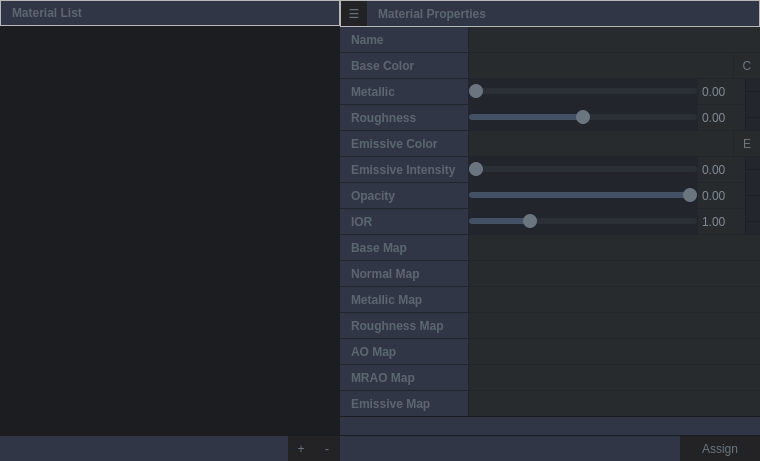
<?xml version="1.0" encoding="UTF-8"?>
<ui version="4.0">
 <class>MaterialEditorDialog</class>
 <widget class="QWidget" name="MaterialEditorDialog">
  <property name="geometry">
   <rect>
    <x>0</x>
    <y>0</y>
    <width>760</width>
    <height>461</height>
   </rect>
  </property>
  <property name="minimumSize">
   <size>
    <width>760</width>
    <height>300</height>
   </size>
  </property>
  <property name="windowTitle">
   <string>Material Editor</string>
  </property>
  <property name="styleSheet">
   <string notr="true">QWidget#MaterialEditorDialog {
    background-color: #1b1d20;
}

/* Buttons */
QPushButton {
    background-color: rgb(35,35,37);
    border: none;
    color: rgb(107,117,128);
    padding: 1px 0px;
    text-align: center;
    font-size: 9pt;
    line-height: 23px;
    margin: 0;
}
QPushButton:pressed { background-color: rgb(68,93,132); }
QPushButton:hover  { background-color: rgb(35,35,36); }

/* Combos */
QComboBox {
    background-color: #282b2e;
    border: none;
    border-radius: 0px;
    padding-left: 6px;
    color: rgb(200, 205, 210);
    margin: 0px;
}
QComboBox::down-arrow {
    image: url(:/images/arrow_down.png);
    width: 8px;
    height: 8px;
}
QComboBox::drop-down { border: none; }
QComboBox::popup {
    border: none;
    background-color: #282b2e;
    padding: 0px;
    overflow: hidden;
}
QComboBox QAbstractItemView {
    background-color: #282b2e;
    color: white;
    border: none;
}

/* Line edits */
QLineEdit {
    background-color: #282b2e;
    border: none;
    padding-left: 6px;
    color: rgb(200, 205, 210);
    margin: 0px;
}

/* Sliders */
QSlider::groove:horizontal {
    height: 6px;
    background: #2b2f36;
    border-radius: 3px;
    margin: 0 8px;
}
QSlider::handle:horizontal {
    width: 14px;
    height: 14px;
    border-radius: 7px;
    background: #6b7580;
    margin: -4px -8px;
}
QSlider::handle:horizontal:hover { background: #7e8a96; }
QSlider::sub-page:horizontal { background: #445066; border-radius: 3px; }
QSlider::add-page:horizontal { background: #2b2f36; border-radius: 3px; }

/* Spin boxes */
QDoubleSpinBox {
    background-color: #282b2e;
    border: none;
    color: rgb(127, 137, 148);
    padding-left: 2px;
    padding-right: 16px;
    min-height: 25px;
    max-height: 25px;
}

QDoubleSpinBox::up-button, QDoubleSpinBox::down-button {
    subcontrol-origin: border;
    subcontrol-position: right;
    width: 14px;
    border-left: 1px solid #1c1f24;
    background: #23262c;
    padding: 0px;
    margin: 0px;
}

QDoubleSpinBox::up-button {
    subcontrol-position: top right;
    height: 12px;
    border-bottom: 1px solid #1c1f24;
}

QDoubleSpinBox::down-button {
    subcontrol-position: bottom right;
    height: 12px;
}

QDoubleSpinBox::up-arrow {
    image: url(:/images/up.png);
    width: 6px;
    height: 6px;
}

QDoubleSpinBox::down-arrow {
    image: url(:/images/down.png);
    width: 6px;
    height: 6px;
}

QDoubleSpinBox::up-button:hover, QDoubleSpinBox::down-button:hover {
    background: #2b2f36;
}

QDoubleSpinBox::up-button:pressed, QDoubleSpinBox::down-button:pressed {
    background: rgb(68, 93, 132);
}

/* Splitter */
QSplitter {
    background: transparent;
    border: 0px;
    margin: 0px;
    padding: 0px;
}
QSplitter::handle { background: transparent; border: 0px; margin: 0px; padding: 0px; }
QSplitter::handle:horizontal { width: 0px; }
QSplitter::handle:vertical   { height: 0px; }

/* List */
QListWidget {
    border: 0px;
    outline: none;
    background: transparent;
}
QListWidget::item {
    border-radius: 0px;
    margin-left: 1px;
    margin-right: 1px;
    padding: 0px 8px;
}
QListWidget::item:selected {
    background: rgba(60, 120, 215, 180);
    color: white;
}
QListWidget::item:selected:!active {
    background: rgba(60, 120, 215, 160);
    color: white;
}
QListWidget::item:hover {
    background: rgba(60, 120, 215, 90);
}

/* Header/label cells */
QFrame#leftHeaderFrame QLabel,
QFrame#rightHeaderFrame QLabel,
QFrame#leftFooterFrame QLabel,
QFrame#rightFooterFrame QLabel {
    background-color: #303645;
    color: rgb(92,102,113);
    font-weight: 550;
    padding: 5px 8px;
    border-radius: 0px;
}

/* Property grid background */
QFrame#propsFrame {
    background-color: #22262c;
}

/* Property rows */
QFrame#propsFrame QLabel {
    background-color: #303645;
    color: rgb(92,102,113);
    font-weight: 550;
    padding-left: 8px;
    padding-right: 8px;
    padding-top: 0px;
    padding-bottom: 0px;
    min-height: 25px;
    max-height: 25px;
    margin: 0px;
    border: 0px;
    border-radius: 0px;
}

QFrame#propsFrame QLineEdit,
QFrame#propsFrame QComboBox,
QFrame#propsFrame QDoubleSpinBox,
QFrame#propsFrame QSpinBox,
QFrame#propsFrame QPushButton {
    min-height: 25px;
    max-height: 25px;
    margin: 0px;
    border-radius: 0px;
}

QFrame#propsFrame QSlider {
    min-height: 25px;
    max-height: 25px;
    margin: 0px;
}

/* ---- Swatch rows: single-control container pattern (deterministic) ---- */
#baseColorControlFrame, #emissiveControlFrame {
    background-color: #282b2e; /* value-cell background */
    border: none;
    margin: 0px;
    padding: 0px;
}

/* Buttons become transparent; container owns the background */
#baseColorPreviewButton, #emissivePreviewButton,
#baseColorPickButton,    #emissivePickButton {
    background: transparent;
    border: none;
    margin: 0px;
    padding: 0px;
}

/* Pick buttons fixed 26x25 */
#baseColorPickButton, #emissivePickButton {
    min-width: 26px;
    max-width: 26px;
    min-height: 25px;
    max-height: 25px;
}

/* The intentional 1px divider inside the “single control” */
#baseColorSep, #emissiveSep {
    background-color: #22262c; /* propsFrame background (grid gap color) */
}

QFrame#propsFillFrame {
    background-color: #303645;  /* same as label cells */
    margin-top: 1px;
    margin-bottom: 1px;
}

</string>
  </property>
  <layout class="QVBoxLayout" name="verticalLayoutRoot">
   <property name="spacing">
    <number>0</number>
   </property>
   <property name="leftMargin">
    <number>0</number>
   </property>
   <property name="topMargin">
    <number>0</number>
   </property>
   <property name="rightMargin">
    <number>0</number>
   </property>
   <property name="bottomMargin">
    <number>0</number>
   </property>
   <item>
    <widget class="QSplitter" name="splitterMain">
     <property name="lineWidth">
      <number>0</number>
     </property>
     <property name="orientation">
      <enum>Qt::Orientation::Horizontal</enum>
     </property>
     <widget class="QWidget" name="leftPanel">
      <property name="minimumSize">
       <size>
        <width>220</width>
        <height>0</height>
       </size>
      </property>
      <layout class="QVBoxLayout" name="leftLayout">
       <property name="spacing">
        <number>1</number>
       </property>
       <property name="leftMargin">
        <number>0</number>
       </property>
       <property name="topMargin">
        <number>0</number>
       </property>
       <property name="rightMargin">
        <number>0</number>
       </property>
       <property name="bottomMargin">
        <number>0</number>
       </property>
       <item>
        <widget class="QFrame" name="leftHeaderFrame">
         <property name="sizePolicy">
          <sizepolicy hsizetype="Expanding" vsizetype="Preferred">
           <horstretch>0</horstretch>
           <verstretch>0</verstretch>
          </sizepolicy>
         </property>
         <property name="frameShape">
          <enum>QFrame::Shape::StyledPanel</enum>
         </property>
         <property name="lineWidth">
          <number>0</number>
         </property>
         <layout class="QHBoxLayout" name="leftHeaderLayout">
          <property name="spacing">
           <number>0</number>
          </property>
          <property name="leftMargin">
           <number>0</number>
          </property>
          <property name="topMargin">
           <number>0</number>
          </property>
          <property name="rightMargin">
           <number>0</number>
          </property>
          <property name="bottomMargin">
           <number>0</number>
          </property>
          <item>
           <widget class="QLabel" name="materialsTitleLabel">
            <property name="sizePolicy">
             <sizepolicy hsizetype="Expanding" vsizetype="Preferred">
              <horstretch>0</horstretch>
              <verstretch>0</verstretch>
             </sizepolicy>
            </property>
            <property name="text">
             <string>Material List</string>
            </property>
           </widget>
          </item>
         </layout>
        </widget>
       </item>
       <item>
        <widget class="QListWidget" name="materialList">
         <property name="frameShape">
          <enum>QFrame::Shape::Box</enum>
         </property>
         <property name="selectionMode">
          <enum>QAbstractItemView::SelectionMode::SingleSelection</enum>
         </property>
         <property name="uniformItemSizes">
          <bool>true</bool>
         </property>
        </widget>
       </item>
       <item>
        <widget class="QFrame" name="leftFooterFrame">
         <property name="frameShape">
          <enum>QFrame::Shape::NoFrame</enum>
         </property>
         <layout class="QHBoxLayout" name="leftFooterLayout">
          <property name="spacing">
           <number>0</number>
          </property>
          <property name="leftMargin">
           <number>0</number>
          </property>
          <property name="topMargin">
           <number>0</number>
          </property>
          <property name="rightMargin">
           <number>0</number>
          </property>
          <property name="bottomMargin">
           <number>0</number>
          </property>
          <item>
           <widget class="QLabel" name="label">
            <property name="sizePolicy">
             <sizepolicy hsizetype="Expanding" vsizetype="Preferred">
              <horstretch>0</horstretch>
              <verstretch>0</verstretch>
             </sizepolicy>
            </property>
            <property name="minimumSize">
             <size>
              <width>0</width>
              <height>25</height>
             </size>
            </property>
            <property name="text">
             <string/>
            </property>
           </widget>
          </item>
          <item>
           <widget class="QPushButton" name="bottomAddButton">
            <property name="minimumSize">
             <size>
              <width>26</width>
              <height>25</height>
             </size>
            </property>
            <property name="maximumSize">
             <size>
              <width>25</width>
              <height>16777215</height>
             </size>
            </property>
            <property name="text">
             <string>+</string>
            </property>
           </widget>
          </item>
          <item>
           <widget class="QPushButton" name="bottomRemoveButton">
            <property name="minimumSize">
             <size>
              <width>26</width>
              <height>25</height>
             </size>
            </property>
            <property name="maximumSize">
             <size>
              <width>25</width>
              <height>16777215</height>
             </size>
            </property>
            <property name="text">
             <string>-</string>
            </property>
           </widget>
          </item>
         </layout>
        </widget>
       </item>
      </layout>
     </widget>
     <widget class="QWidget" name="rightPanel">
      <property name="sizePolicy">
       <sizepolicy hsizetype="Fixed" vsizetype="Preferred">
        <horstretch>0</horstretch>
        <verstretch>0</verstretch>
       </sizepolicy>
      </property>
      <property name="minimumSize">
       <size>
        <width>420</width>
        <height>0</height>
       </size>
      </property>
      <property name="maximumSize">
       <size>
        <width>420</width>
        <height>16777215</height>
       </size>
      </property>
      <layout class="QVBoxLayout" name="rightLayout">
       <property name="spacing">
        <number>0</number>
       </property>
       <property name="leftMargin">
        <number>0</number>
       </property>
       <property name="topMargin">
        <number>0</number>
       </property>
       <property name="rightMargin">
        <number>0</number>
       </property>
       <property name="bottomMargin">
        <number>0</number>
       </property>
       <item>
        <widget class="QFrame" name="rightHeaderFrame">
         <property name="frameShape">
          <enum>QFrame::Shape::StyledPanel</enum>
         </property>
         <layout class="QHBoxLayout" name="rightHeaderLayout">
          <property name="spacing">
           <number>0</number>
          </property>
          <property name="leftMargin">
           <number>0</number>
          </property>
          <property name="topMargin">
           <number>0</number>
          </property>
          <property name="rightMargin">
           <number>0</number>
          </property>
          <property name="bottomMargin">
           <number>0</number>
          </property>
          <item>
           <widget class="QPushButton" name="toggleLeftButton">
            <property name="minimumSize">
             <size>
              <width>26</width>
              <height>25</height>
             </size>
            </property>
            <property name="maximumSize">
             <size>
              <width>26</width>
              <height>25</height>
             </size>
            </property>
            <property name="toolTip">
             <string>Show/Hide material list</string>
            </property>
            <property name="text">
             <string>☰</string>
            </property>
            <property name="checkable">
             <bool>true</bool>
            </property>
           </widget>
          </item>
          <item>
           <widget class="QLabel" name="materialTitleLabel">
            <property name="sizePolicy">
             <sizepolicy hsizetype="Expanding" vsizetype="Preferred">
              <horstretch>0</horstretch>
              <verstretch>0</verstretch>
             </sizepolicy>
            </property>
            <property name="text">
             <string>Material Properties</string>
            </property>
           </widget>
          </item>
         </layout>
        </widget>
       </item>
       <item>
        <widget class="QFrame" name="propsFrame">
         <property name="frameShape">
          <enum>QFrame::Shape::NoFrame</enum>
         </property>
         <layout class="QGridLayout" name="propsGrid">
          <property name="leftMargin">
           <number>0</number>
          </property>
          <property name="topMargin">
           <number>0</number>
          </property>
          <property name="rightMargin">
           <number>0</number>
          </property>
          <property name="bottomMargin">
           <number>0</number>
          </property>
          <property name="spacing">
           <number>1</number>
          </property>
          <item row="0" column="0">
           <widget class="QLabel" name="nameLabel">
            <property name="text">
             <string>Name</string>
            </property>
           </widget>
          </item>
          <item row="0" column="1" colspan="2">
           <widget class="QLineEdit" name="nameEdit"/>
          </item>
          <item row="1" column="0">
           <widget class="QLabel" name="baseColorLabel">
            <property name="text">
             <string>Base Color</string>
            </property>
           </widget>
          </item>
          <item row="1" column="1" colspan="2">
           <widget class="QFrame" name="baseColorControlFrame">
            <property name="frameShape">
             <enum>QFrame::Shape::NoFrame</enum>
            </property>
            <layout class="QHBoxLayout" name="baseColorControlLayout">
             <property name="spacing">
              <number>0</number>
             </property>
             <property name="leftMargin">
              <number>0</number>
             </property>
             <property name="topMargin">
              <number>0</number>
             </property>
             <property name="rightMargin">
              <number>0</number>
             </property>
             <property name="bottomMargin">
              <number>0</number>
             </property>
             <item>
              <widget class="QPushButton" name="baseColorPreviewButton">
               <property name="sizePolicy">
                <sizepolicy hsizetype="Expanding" vsizetype="Fixed">
                 <horstretch>0</horstretch>
                 <verstretch>0</verstretch>
                </sizepolicy>
               </property>
               <property name="minimumSize">
                <size>
                 <width>0</width>
                 <height>25</height>
                </size>
               </property>
               <property name="maximumSize">
                <size>
                 <width>16777215</width>
                 <height>25</height>
                </size>
               </property>
               <property name="text">
                <string/>
               </property>
              </widget>
             </item>
             <item>
              <widget class="QFrame" name="baseColorSep">
               <property name="minimumSize">
                <size>
                 <width>1</width>
                 <height>25</height>
                </size>
               </property>
               <property name="maximumSize">
                <size>
                 <width>1</width>
                 <height>25</height>
                </size>
               </property>
               <property name="frameShape">
                <enum>QFrame::Shape::NoFrame</enum>
               </property>
              </widget>
             </item>
             <item>
              <widget class="QPushButton" name="baseColorPickButton">
               <property name="minimumSize">
                <size>
                 <width>26</width>
                 <height>25</height>
                </size>
               </property>
               <property name="maximumSize">
                <size>
                 <width>26</width>
                 <height>25</height>
                </size>
               </property>
               <property name="text">
                <string>C</string>
               </property>
              </widget>
             </item>
            </layout>
           </widget>
          </item>
          <item row="2" column="0">
           <widget class="QLabel" name="metallicLabel">
            <property name="text">
             <string>Metallic</string>
            </property>
           </widget>
          </item>
          <item row="2" column="1">
           <widget class="QSlider" name="metallicSlider">
            <property name="minimum">
             <number>0</number>
            </property>
            <property name="maximum">
             <number>100</number>
            </property>
            <property name="value">
             <number>0</number>
            </property>
            <property name="orientation">
             <enum>Qt::Orientation::Horizontal</enum>
            </property>
           </widget>
          </item>
          <item row="2" column="2">
           <widget class="QDoubleSpinBox" name="metallicSpin">
            <property name="decimals">
             <number>2</number>
            </property>
            <property name="minimum">
             <double>0.000000000000000</double>
            </property>
            <property name="maximum">
             <double>1.000000000000000</double>
            </property>
            <property name="singleStep">
             <double>0.010000000000000</double>
            </property>
           </widget>
          </item>
          <item row="3" column="0">
           <widget class="QLabel" name="roughnessLabel">
            <property name="text">
             <string>Roughness</string>
            </property>
           </widget>
          </item>
          <item row="3" column="1">
           <widget class="QSlider" name="roughnessSlider">
            <property name="minimum">
             <number>0</number>
            </property>
            <property name="maximum">
             <number>100</number>
            </property>
            <property name="value">
             <number>50</number>
            </property>
            <property name="orientation">
             <enum>Qt::Orientation::Horizontal</enum>
            </property>
           </widget>
          </item>
          <item row="3" column="2">
           <widget class="QDoubleSpinBox" name="roughnessSpin">
            <property name="decimals">
             <number>2</number>
            </property>
            <property name="minimum">
             <double>0.000000000000000</double>
            </property>
            <property name="maximum">
             <double>1.000000000000000</double>
            </property>
            <property name="singleStep">
             <double>0.010000000000000</double>
            </property>
           </widget>
          </item>
          <item row="4" column="0">
           <widget class="QLabel" name="emissiveLabel">
            <property name="text">
             <string>Emissive Color</string>
            </property>
           </widget>
          </item>
          <item row="4" column="1" colspan="2">
           <widget class="QFrame" name="emissiveControlFrame">
            <property name="frameShape">
             <enum>QFrame::Shape::NoFrame</enum>
            </property>
            <layout class="QHBoxLayout" name="emissiveControlLayout">
             <property name="spacing">
              <number>0</number>
             </property>
             <property name="leftMargin">
              <number>0</number>
             </property>
             <property name="topMargin">
              <number>0</number>
             </property>
             <property name="rightMargin">
              <number>0</number>
             </property>
             <property name="bottomMargin">
              <number>0</number>
             </property>
             <item>
              <widget class="QPushButton" name="emissivePreviewButton">
               <property name="sizePolicy">
                <sizepolicy hsizetype="Expanding" vsizetype="Fixed">
                 <horstretch>0</horstretch>
                 <verstretch>0</verstretch>
                </sizepolicy>
               </property>
               <property name="minimumSize">
                <size>
                 <width>0</width>
                 <height>25</height>
                </size>
               </property>
               <property name="maximumSize">
                <size>
                 <width>16777215</width>
                 <height>25</height>
                </size>
               </property>
               <property name="text">
                <string/>
               </property>
              </widget>
             </item>
             <item>
              <widget class="QFrame" name="emissiveSep">
               <property name="minimumSize">
                <size>
                 <width>1</width>
                 <height>25</height>
                </size>
               </property>
               <property name="maximumSize">
                <size>
                 <width>1</width>
                 <height>25</height>
                </size>
               </property>
               <property name="frameShape">
                <enum>QFrame::Shape::NoFrame</enum>
               </property>
              </widget>
             </item>
             <item>
              <widget class="QPushButton" name="emissivePickButton">
               <property name="minimumSize">
                <size>
                 <width>26</width>
                 <height>25</height>
                </size>
               </property>
               <property name="maximumSize">
                <size>
                 <width>26</width>
                 <height>25</height>
                </size>
               </property>
               <property name="text">
                <string>E</string>
               </property>
              </widget>
             </item>
            </layout>
           </widget>
          </item>
          <item row="5" column="0">
           <widget class="QLabel" name="emissiveIntensityLabel">
            <property name="text">
             <string>Emissive Intensity</string>
            </property>
           </widget>
          </item>
          <item row="5" column="1">
           <widget class="QSlider" name="emissiveIntensitySlider">
            <property name="minimum">
             <number>0</number>
            </property>
            <property name="maximum">
             <number>200</number>
            </property>
            <property name="value">
             <number>0</number>
            </property>
            <property name="orientation">
             <enum>Qt::Orientation::Horizontal</enum>
            </property>
           </widget>
          </item>
          <item row="5" column="2">
           <widget class="QDoubleSpinBox" name="emissiveIntensitySpin">
            <property name="decimals">
             <number>2</number>
            </property>
            <property name="minimum">
             <double>0.000000000000000</double>
            </property>
            <property name="maximum">
             <double>2.000000000000000</double>
            </property>
            <property name="singleStep">
             <double>0.050000000000000</double>
            </property>
           </widget>
          </item>
          <item row="6" column="0">
           <widget class="QLabel" name="opacityLabel">
            <property name="text">
             <string>Opacity</string>
            </property>
           </widget>
          </item>
          <item row="6" column="1">
           <widget class="QSlider" name="opacitySlider">
            <property name="minimum">
             <number>0</number>
            </property>
            <property name="maximum">
             <number>100</number>
            </property>
            <property name="value">
             <number>100</number>
            </property>
            <property name="orientation">
             <enum>Qt::Orientation::Horizontal</enum>
            </property>
           </widget>
          </item>
          <item row="6" column="2">
           <widget class="QDoubleSpinBox" name="opacitySpin">
            <property name="decimals">
             <number>2</number>
            </property>
            <property name="minimum">
             <double>0.000000000000000</double>
            </property>
            <property name="maximum">
             <double>1.000000000000000</double>
            </property>
            <property name="singleStep">
             <double>0.010000000000000</double>
            </property>
           </widget>
          </item>
          <item row="7" column="0">
           <widget class="QLabel" name="iorLabel">
            <property name="text">
             <string>IOR</string>
            </property>
           </widget>
          </item>
          <item row="7" column="1">
           <widget class="QSlider" name="iorSlider">
            <property name="minimum">
             <number>100</number>
            </property>
            <property name="maximum">
             <number>300</number>
            </property>
            <property name="value">
             <number>150</number>
            </property>
            <property name="orientation">
             <enum>Qt::Orientation::Horizontal</enum>
            </property>
           </widget>
          </item>
          <item row="7" column="2">
           <widget class="QDoubleSpinBox" name="iorSpin">
            <property name="decimals">
             <number>2</number>
            </property>
            <property name="minimum">
             <double>1.000000000000000</double>
            </property>
            <property name="maximum">
             <double>3.000000000000000</double>
            </property>
            <property name="singleStep">
             <double>0.010000000000000</double>
            </property>
           </widget>
          </item>
          <item row="8" column="0">
           <widget class="QLabel" name="baseMapLabel">
            <property name="text">
             <string>Base Map</string>
            </property>
           </widget>
          </item>
          <item row="8" column="1" colspan="2">
           <widget class="QComboBox" name="baseMapCombo"/>
          </item>
          <item row="9" column="0">
           <widget class="QLabel" name="normalMapLabel">
            <property name="text">
             <string>Normal Map</string>
            </property>
           </widget>
          </item>
          <item row="9" column="1" colspan="2">
           <widget class="QComboBox" name="normalMapCombo"/>
          </item>
          <item row="10" column="0">
           <widget class="QLabel" name="metallicMapLabel">
            <property name="text">
             <string>Metallic Map</string>
            </property>
           </widget>
          </item>
          <item row="10" column="1" colspan="2">
           <widget class="QComboBox" name="metallicMapCombo"/>
          </item>
          <item row="11" column="0">
           <widget class="QLabel" name="roughnessMapLabel">
            <property name="text">
             <string>Roughness Map</string>
            </property>
           </widget>
          </item>
          <item row="11" column="1" colspan="2">
           <widget class="QComboBox" name="roughnessMapCombo"/>
          </item>
          <item row="12" column="0">
           <widget class="QLabel" name="aoMapLabel">
            <property name="text">
             <string>AO Map</string>
            </property>
           </widget>
          </item>
          <item row="12" column="1" colspan="2">
           <widget class="QComboBox" name="aoMapCombo"/>
          </item>
          <item row="13" column="0">
           <widget class="QLabel" name="mraoMapLabel">
            <property name="text">
             <string>MRAO Map</string>
            </property>
           </widget>
          </item>
          <item row="13" column="1" colspan="2">
           <widget class="QComboBox" name="mraoMapCombo">
            <property name="enabled">
             <bool>false</bool>
            </property>
           </widget>
          </item>
          <item row="14" column="0">
           <widget class="QLabel" name="emissiveMapLabel">
            <property name="text">
             <string>Emissive Map</string>
            </property>
           </widget>
          </item>
          <item row="14" column="1" colspan="2">
           <widget class="QComboBox" name="emissiveMapCombo"/>
          </item>
         </layout>
        </widget>
       </item>
       <item>
        <widget class="QFrame" name="propsFillFrame">
         <property name="sizePolicy">
          <sizepolicy hsizetype="Preferred" vsizetype="Expanding">
           <horstretch>0</horstretch>
           <verstretch>1</verstretch>
          </sizepolicy>
         </property>
         <property name="frameShape">
          <enum>QFrame::Shape::NoFrame</enum>
         </property>
        </widget>
       </item>
       <item>
        <widget class="QFrame" name="rightFooterFrame">
         <property name="frameShape">
          <enum>QFrame::Shape::NoFrame</enum>
         </property>
         <layout class="QHBoxLayout" name="rightFooterLayout">
          <property name="spacing">
           <number>0</number>
          </property>
          <property name="leftMargin">
           <number>0</number>
          </property>
          <property name="topMargin">
           <number>0</number>
          </property>
          <property name="rightMargin">
           <number>0</number>
          </property>
          <property name="bottomMargin">
           <number>0</number>
          </property>
          <item>
           <widget class="QLabel" name="label_2">
            <property name="sizePolicy">
             <sizepolicy hsizetype="Expanding" vsizetype="Fixed">
              <horstretch>0</horstretch>
              <verstretch>0</verstretch>
             </sizepolicy>
            </property>
            <property name="minimumSize">
             <size>
              <width>0</width>
              <height>25</height>
             </size>
            </property>
            <property name="maximumSize">
             <size>
              <width>16777215</width>
              <height>25</height>
             </size>
            </property>
            <property name="text">
             <string/>
            </property>
           </widget>
          </item>
          <item>
           <widget class="QPushButton" name="assignButton">
            <property name="sizePolicy">
             <sizepolicy hsizetype="Fixed" vsizetype="Fixed">
              <horstretch>0</horstretch>
              <verstretch>0</verstretch>
             </sizepolicy>
            </property>
            <property name="minimumSize">
             <size>
              <width>80</width>
              <height>25</height>
             </size>
            </property>
            <property name="maximumSize">
             <size>
              <width>80</width>
              <height>16777215</height>
             </size>
            </property>
            <property name="text">
             <string>Assign</string>
            </property>
           </widget>
          </item>
         </layout>
        </widget>
       </item>
      </layout>
     </widget>
    </widget>
   </item>
  </layout>
 </widget>
 <resources/>
 <connections/>
</ui>
